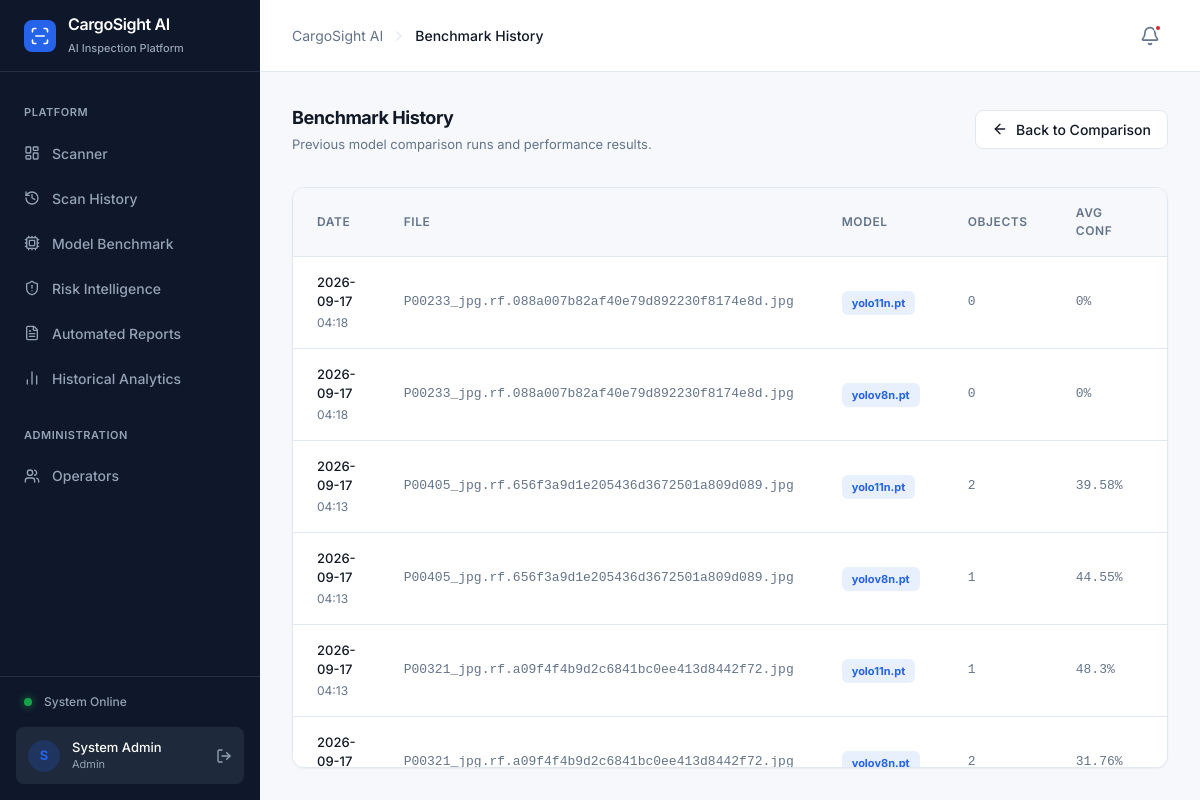
Page /history (signed in) on the earlier database version.
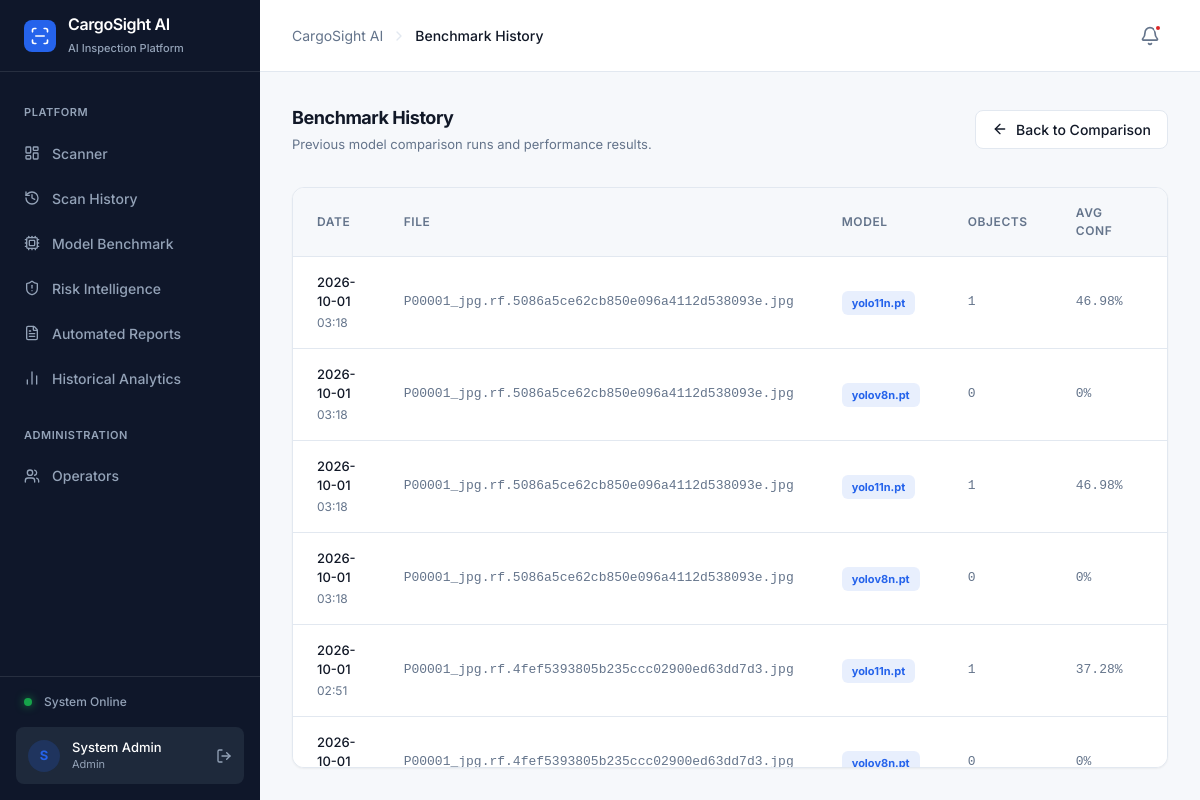
Same page on the later database version.
### tables this page shows
CREATE TABLE model_benchmarks (
            id INTEGER PRIMARY KEY AUTOINCREMENT,
            date TIMESTAMP DEFAULT CURRENT_TIMESTAMP,
            filename TEXT,
            model TEXT,
            objects INTEGER,
            avg_confidence REAL,
            inference_time REAL,
            fps REAL,
            precision REAL,
            recall REAL,
            map50 REAL,
            map5095 REAL,
            memory_usage REAL,
            device TEXT
        );

### comparison/routes.py (the view)
@comparison_bp.route('/history', methods=['GET'])
@login_required
def history():
    conn = get_db_connection()
    benchmarks = conn.execute('SELECT * FROM model_benchmarks ORDER BY date DESC').fetchall()
    conn.close()
    return render_template('history.html', benchmarks=[dict(b) for b in benchmarks])

### auth/models.py (called while the page is built)
def get_db_connection():
    conn = sqlite3.connect(DB_PATH)
    conn.row_factory = sqlite3.Row
    return conn

### templates/history.html (shortened to what this page needs)
{% extends "base.html" %}
{% block page_title %}Benchmark History{% endblock %}
{% block content %}
<div class="flex items-center justify-between mb-2">
    <div>
        <h2 class="text-[18px] font-bold text-text-primary">Benchmark History</h2>
        <p class="text-[13px] text-text-secondary mt-1">Previous model comparison runs and performance results.</p>
    </div>
    <a href="/model-comparison" class="btn btn-secondary">
        <i data-lucide="arrow-left" class="w-4 h-4"></i> Back to Comparison
    </a>
</div>
<div class="card overflow-hidden">
    {% if benchmarks %}
    <div class="overflow-x-auto">
        <table class="w-full text-left border-collapse min-w-[900px]">
            <thead class="bg-base-bg border-b border-base-border">
                <tr>
                    <th class="px-6 py-4 text-[12px] font-semibold text-text-secondary uppercase tracking-wider">Date</th>
                    <th class="px-6 py-4 text-[12px] font-semibold text-text-secondary uppercase tracking-wider">File</th>
                    <th class="px-6 py-4 text-[12px] font-semibold text-text-secondary uppercase tracking-wider">Model</th>
                    <th class="px-6 py-4 text-[12px] font-semibold text-text-secondary uppercase tracking-wider">Objects</th>
                    <th class="px-6 py-4 text-[12px] font-semibold text-text-secondary uppercase tracking-wider">Avg Conf</th>
                    <th class="px-6 py-4 text-[12px] font-semibold text-text-secondary uppercase tracking-wider">Inference</th>
                </tr>
            </thead>
            <tbody class="divide-y divide-base-border bg-white">
                {% for b in benchmarks %}
                <tr class="hover:bg-gray-50 transition-colors">
                    <td class="px-6 py-4">
                        <div class="text-[13px] text-text-primary font-medium">{{ b.date[:10] if b.date else 'N/A' }}</div>
                        <div class="text-[12px] text-text-secondary mt-0.5">{{ b.date[11:16] if b.date else '' }}</div>
                    </td>
                    <td class="px-6 py-4 text-[13px] font-mono text-text-secondary">{{ b.filename or 'N/A' }}</td>
                    <td class="px-6 py-4">
                        <span class="inline-flex items-center px-2.5 py-1 rounded-md text-[11px] font-bold bg-accent/10 text-accent">{{ b.model or 'N/A' }}</span>
                    </td>
                    <td class="px-6 py-4 text-[13px] font-mono text-text-secondary">{{ b.objects or 0 }}</td>
                    <td class="px-6 py-4 text-[13px] font-mono text-text-secondary">{{ b.avg_confidence or 0 }}%</td>
                    <td class="px-6 py-4 text-[13px] font-mono text-text-secondary">{{ b.inference_time or 0 }}ms</td>
                </tr>
                {% endfor %}
            </tbody>
        </table>
    </div>
    {% endif %}
</div>
{% endblock %}

Differences in the rows shown:
no longer on this page (row unchanged): model_benchmarks: date "2026-09-17", date "04:18", filename "P00233_jpg.rf.088a007b82af40e79d892230f8174e8d.jpg", model "yolo11n.pt", objects "0", avg_confidence "0"
no longer on this page (row unchanged): model_benchmarks: date "2026-09-17", date "04:18", filename "P00233_jpg.rf.088a007b82af40e79d892230f8174e8d.jpg", model "yolov8n.pt", objects "0", avg_confidence "0"
no longer on this page (row unchanged): model_benchmarks: date "2026-09-17", date "04:13", filename "P00405_jpg.rf.656f3a9d1e205436d3672501a809d089.jpg", model "yolo11n.pt", objects "2", avg_confidence "39.58"
no longer on this page (row unchanged): model_benchmarks: date "2026-09-17", date "04:13", filename "P00405_jpg.rf.656f3a9d1e205436d3672501a809d089.jpg", model "yolov8n.pt", objects "1", avg_confidence "44.55"
no longer on this page (row unchanged): model_benchmarks: date "2026-09-17", date "04:13", filename "P00321_jpg.rf.a09f4f4b9d2c6841bc0ee413d8442f72.jpg", model "yolo11n.pt", objects "1", avg_confidence "48.3"
no longer on this page (row unchanged): model_benchmarks: date "2026-09-17", filename "P00321_jpg.rf.a09f4f4b9d2c6841bc0ee413d8442f72.jpg", model "yolov8n.pt", objects "2", avg_confidence "31.76"
added model_benchmarks: date "2026-10-01", date "03:18", filename "P00001_jpg.rf.5086a5ce62cb850e096a4112d538093e.jpg", model "yolo11n.pt", objects "1", avg_confidence "46.98"
added model_benchmarks: date "2026-10-01", date "03:18", filename "P00001_jpg.rf.5086a5ce62cb850e096a4112d538093e.jpg", model "yolov8n.pt", objects "0", avg_confidence "0"
added model_benchmarks: date "2026-10-01", date "03:18", filename "P00001_jpg.rf.5086a5ce62cb850e096a4112d538093e.jpg", model "yolo11n.pt", objects "1", avg_confidence "46.98"
added model_benchmarks: date "2026-10-01", date "03:18", filename "P00001_jpg.rf.5086a5ce62cb850e096a4112d538093e.jpg", model "yolov8n.pt", objects "0", avg_confidence "0"
added model_benchmarks: date "2026-10-01", date "02:51", filename "P00001_jpg.rf.4fef5393805b235ccc02900ed63dd7d3.jpg", model "yolo11n.pt", objects "1", avg_confidence "37.28"
added model_benchmarks: date "2026-10-01", filename "P00001_jpg.rf.4fef5393805b235ccc02900ed63dd7d3.jpg", model "yolov8n.pt", objects "0", avg_confidence "0"
